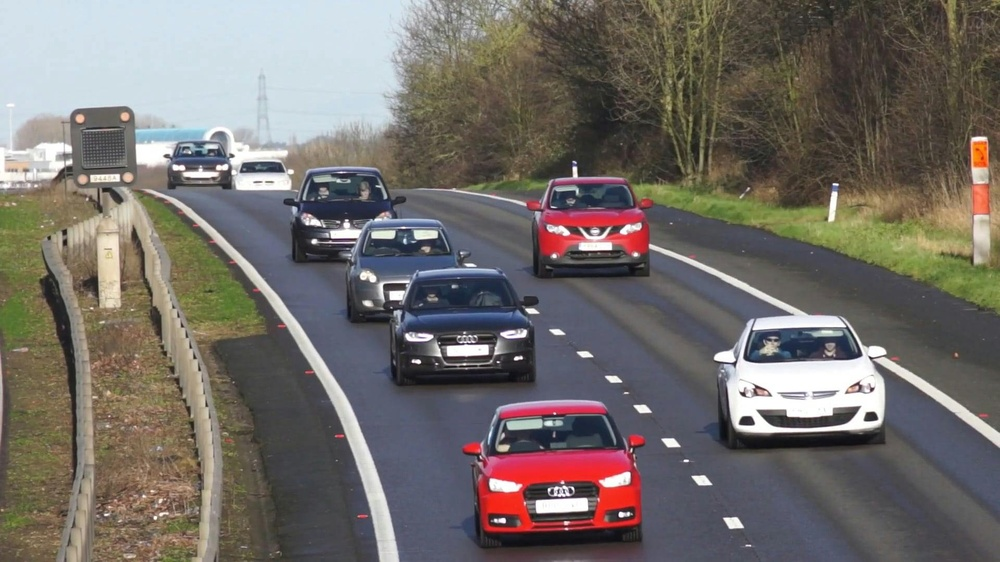
#> input picture free-video-854671.jpg, 1000 x 562 px, shrunk from 1920 x 1080 before the run
$ python car_detection_image.py
#> lines starting #> are read from the running program, lines starting #| are printed output that depends on the picture; after the words box and inside, x2 and y2 are one past the last pixel; in counts of white or black regions, pixels touching at a corner belong together
import cv2
img = cv2.imread("free-video-854671.jpg")
#> img is the input picture: shape (562, 1000, 3); mean B, G, R 105.3, 109.7, 115.3
# img = cv2.imread("free-video-854671.jpg")
# img = cv2.imread("images.jpeg")
gry = cv2.cvtColor(img,cv2.COLOR_BGR2GRAY)
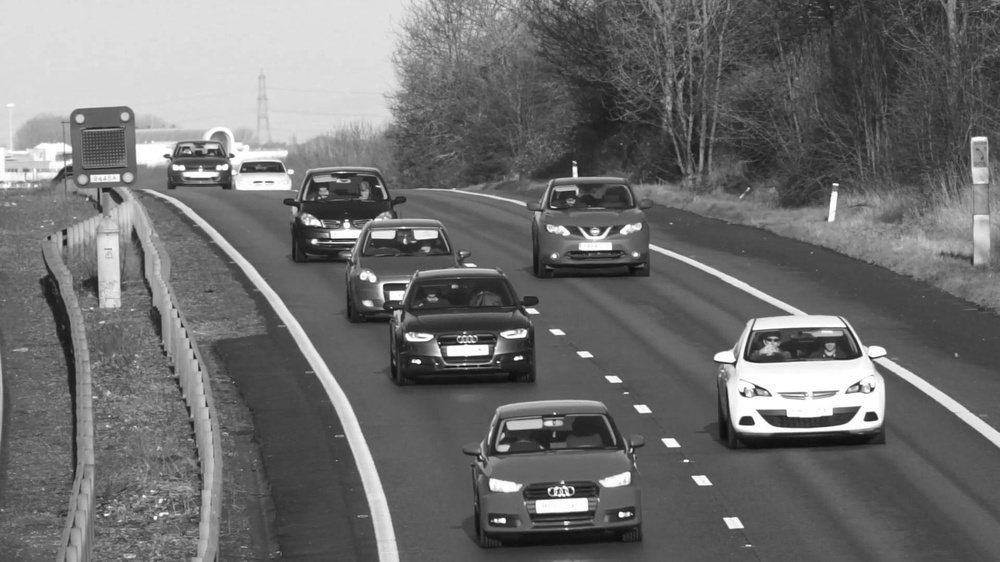
#> gry: shape (562, 1000); min 12, max 255, mean 110.9
car = cv2.CascadeClassifier("cars.xml")
cars = car.detectMultiScale(gry,1.1,1)
#> cars = [[378, 242, 21, 21], [858, 402, 25, 25], [378, 267, 32, 32], [824, 382, 44, 44], [234, 134, 56, 56], [458, 294, 54, 54], [730, 361, 52, 52], [265, 195, 94, 94], [754, 284, 108, 108], [477, 344, 149, 149], [509, 171, 163, 163]]
for (x,y,w,h) in cars:
    cv2.rectangle(img,(x,y),(x+w,y+h),(0,0,255),3)
#> this loop made 11 passes
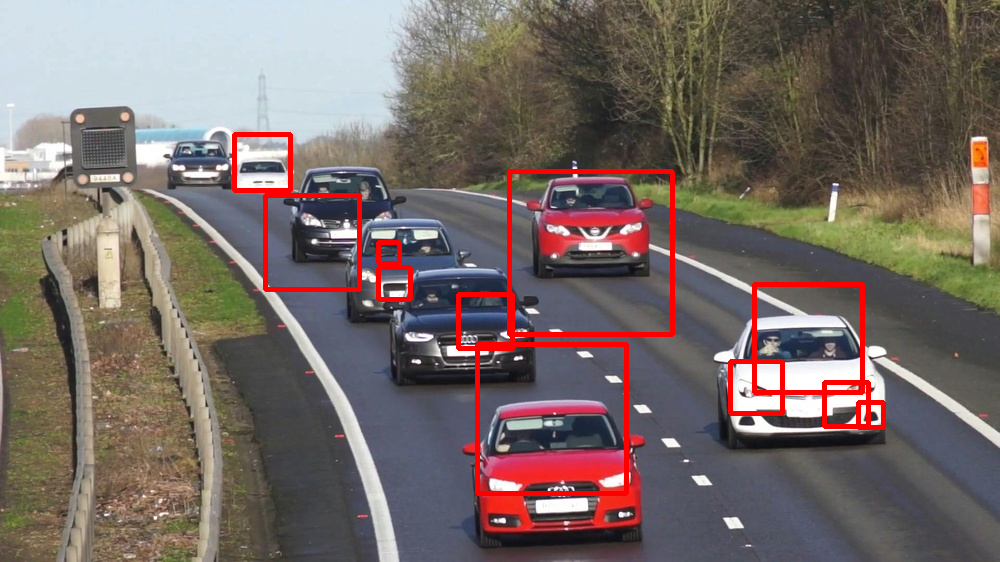
#> img: shape (562, 1000, 3); 2.74% of pixels changed, all inside (x1, y1, x2, y2) = (232, 132, 886, 496)

cv2.imshow("wscude",img)
cv2.waitKey(0)
cv2.destroyAllWindows()

$ run again, with images.jpeg copied over free-video-854671.jpg
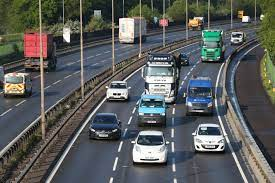
#> input picture images.jpeg, 275 x 183 px
#> img is the input picture: shape (183, 275, 3); mean B, G, R 90.6, 91.7, 88.6
#> `gry = cv2.cvtColor(img,cv2.COLOR_BGR2GRAY)`:
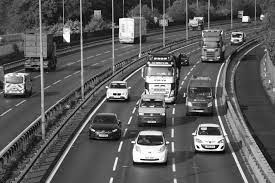
#> gry: shape (183, 275); min 0, max 255, mean 90.6
#> cars = [[129, 113, 44, 44]]
#> the loop `for (x,y,w,h) in cars:` made 1 pass
#> after the loop `for (x,y,w,h) in cars:`:
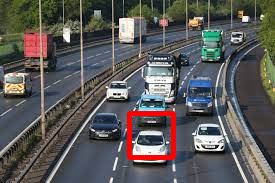
#> img: shape (183, 275, 3); 1.72% of pixels changed, all inside (x1, y1, x2, y2) = (127, 111, 176, 160)

$ run again, with road.jpg copied over free-video-854671.jpg
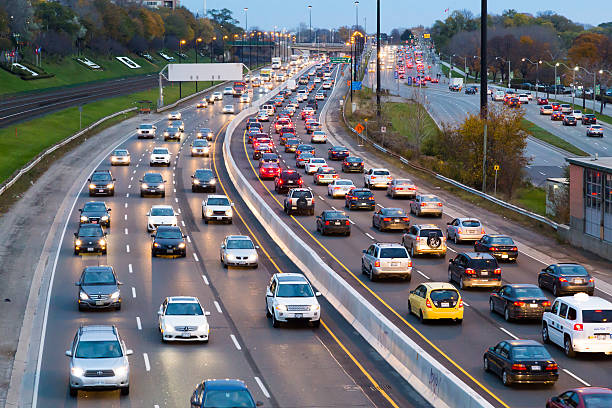
#> input picture road.jpg, 612 x 408 px
#> img is the input picture: shape (408, 612, 3); mean B, G, R 115.2, 110.5, 109.7
#> `gry = cv2.cvtColor(img,cv2.COLOR_BGR2GRAY)`:
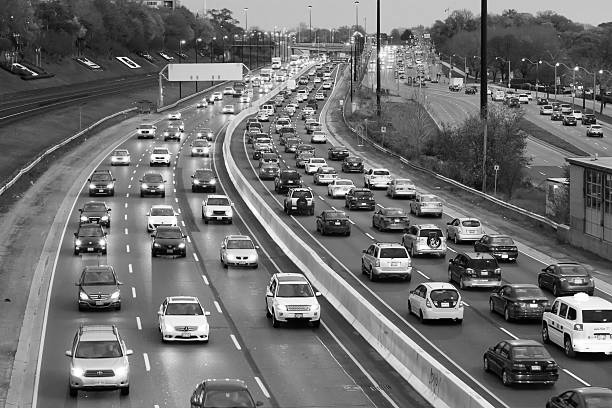
#> gry: shape (408, 612); min 0, max 255, mean 110.8
#> cars = 17 rows, first 6: [386, 218, 21, 21], [582, 118, 27, 27], [160, 122, 26, 26], [108, 150, 26, 26], [220, 236, 49, 49], [520, 364, 37, 37]
#> the loop `for (x,y,w,h) in cars:` made 17 passes
#> after the loop `for (x,y,w,h) in cars:`:
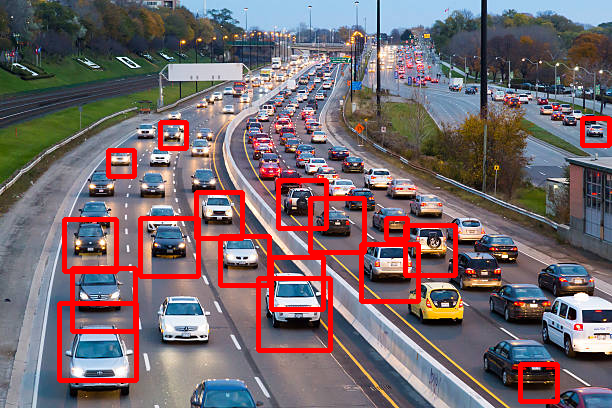
#> img: shape (408, 612, 3); 6.09% of pixels changed, all inside (x1, y1, x2, y2) = (57, 116, 612, 404)
